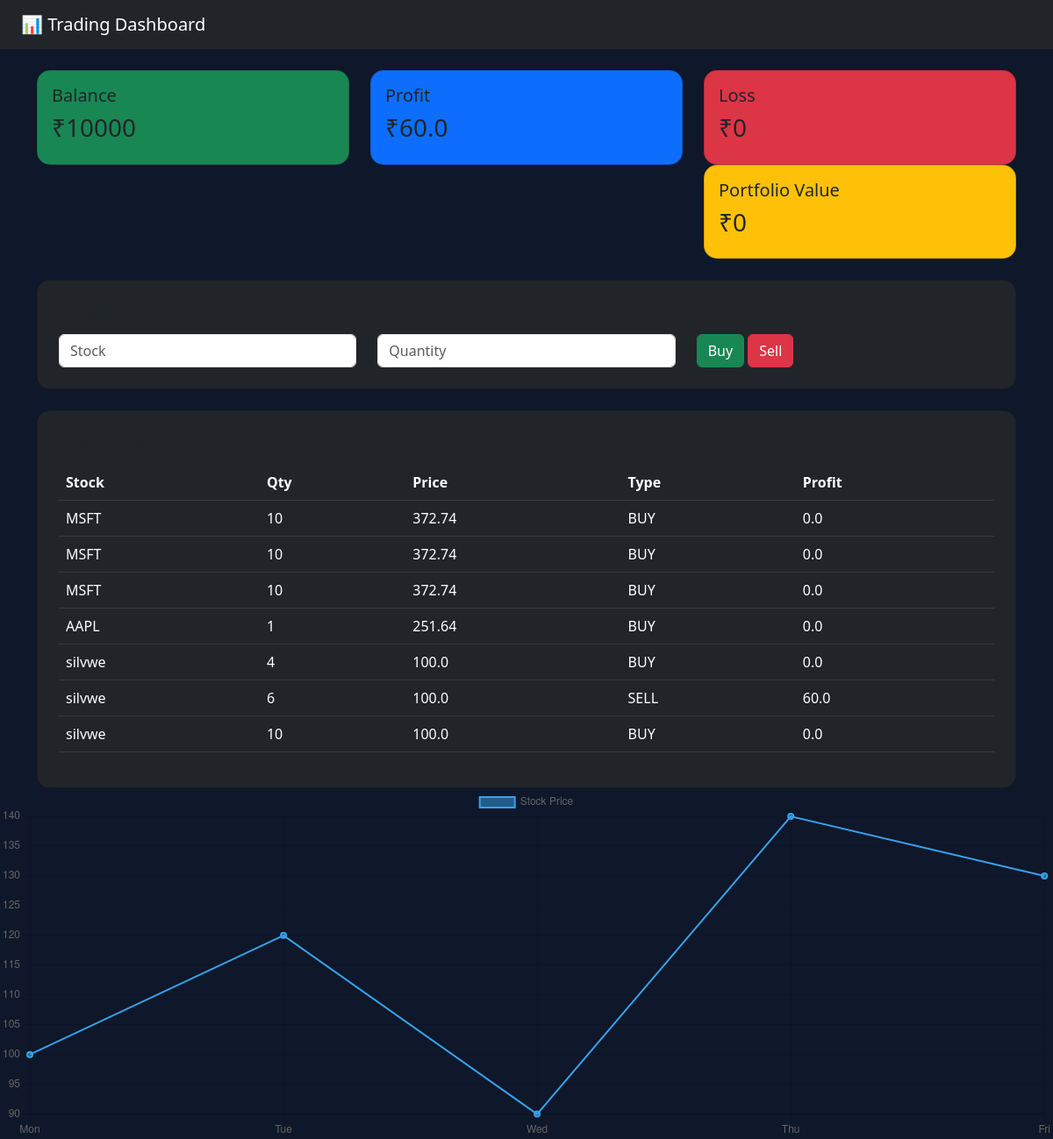
The page / on the database its author committed.
### dashboard/models.py (models this page shows, shortened)
class Trade(models.Model):
    stock = models.CharField(max_length=100)
    quantity = models.IntegerField()
    price = models.FloatField()
    trade_type = models.CharField(max_length=10)  # Buy / Sell
    profit = models.FloatField(default=0)
    date = models.DateTimeField(auto_now_add=True)

### dashboard/views.py (the view, shortened to what this page needs)
# urls.py: 2. Add a URL to urlpatterns:  path('', views.home, name='home')
def home(request):
    global balance, portfolio
    stock_price = None  # पहले define करो
    trades = Trade.objects.all().order_by('-date')
    total_profit = sum(t.profit for t in trades)
    portfolio_value = sum(qty * 100 for qty in portfolio.values())
    return render(request, 'home.html', {
        'balance': balance,
        'trades': trades,
        'profit': total_profit,
        'stock_price': stock_price ,  # ✅ FIX
        'portfolio_value': portfolio_value
    })

### dashboard/templates/home.html (shortened to what this page needs)
<!DOCTYPE html>
<html lang="en">
<head>
    <link href="https://cdn.jsdelivr.net/npm/bootstrap@5.3.0/dist/css/bootstrap.min.css" rel="stylesheet">
</head>
<body>
<nav class="navbar navbar-dark bg-dark px-4">
    <span class="navbar-brand">📊 Trading Dashboard</span>
</nav>
<div class="container mt-4">
    <div class="row">
        <div class="col-md-4">
            <div class="card bg-success p-3">
                <h5>Balance</h5>
                <h3>₹{{ balance }}</h3>
            </div>
        </div>
        <div class="col-md-4">
            <div class="card bg-primary p-3">
                <h5>Profit</h5>
                <h3>₹{{ profit }}</h3>
            </div>
        </div>
        <div class="col-md-4">
            <div class="card bg-danger p-3">
                <h5>Loss</h5>
                <h3>₹0</h3>
            </div>
            <div class="card bg-warning p-3">
    <h5>Portfolio Value</h5>
    <h3>₹{{ portfolio_value }}</h3>
</div>
        </div>
    </div>
    <div class="card mt-4 p-4 bg-dark">
        <h4>Trade</h4>
        <form method="POST">
            <div class="row">
                <div class="col-md-4">
<input type="text" name="stock" class="form-control" placeholder="Stock">
                </div>
                <div class="col-md-4">
<input type="number" name="quantity" class="form-control" placeholder="Quantity">
                </div>
                <div class="col-md-4">
                    <button name="action" value="buy" class="btn btn-success">Buy</button>
                    <button name="action" value="sell" class="btn btn-danger">Sell</button>
                </div>
            </div>
        </form>
    </div>
    <div class="card mt-4 p-4 bg-dark">
    <h4>Trade History</h4>
    <table class="table table-dark">
        <tr>
            <th>Stock</th>
            <th>Qty</th>
            <th>Price</th>
            <th>Type</th>
            <th>Profit</th>
        </tr>
        {% for trade in trades %}
        <tr>
            <td>{{ trade.stock }}</td>
            <td>{{ trade.quantity }}</td>
            <td>{{ trade.price }}</td>
            <td>{{ trade.trade_type }}</td>
            <td>{{ trade.profit }}</td>
        </tr>
        {% endfor %}
    </table>
</div>
</div>
<canvas id="priceChart" height="100"></canvas>
<script>
const ctx = document.getElementById('priceChart');
new Chart(ctx, {
    type: 'line',
    data: {
        labels: ['Mon', 'Tue', 'Wed', 'Thu', 'Fri'],
        datasets: [{
            label: 'Stock Price',
            data: [100, 120, 90, 140, 130],
            borderWidth: 2
        }]
    }
});
</script>
</body>
</html>

### dashboard/templates/home.html (style rules this page uses)
body { background: #0f172a; color: white; }
.card { border-radius: 15px; }

### rows shown on the page
Trade: stock "MSFT", quantity "10", price "372.74", trade_type "BUY", profit "0.0"
Trade: stock "MSFT", quantity "10", price "372.74", trade_type "BUY", profit "0.0"
Trade: stock "MSFT", quantity "10", price "372.74", trade_type "BUY", profit "0.0"
Trade: stock "AAPL", quantity "1", price "251.64", trade_type "BUY", profit "0.0"
Trade: stock "silvwe", quantity "4", price "100.0", trade_type "BUY", profit "0.0"
Trade: stock "silvwe", quantity "6", price "100.0", trade_type "SELL", profit "60.0"
Trade: stock "silvwe", quantity "10", price "100.0", trade_type "BUY", profit "0.0"

### other values the page prints
{{ balance }} "10000"
{{ profit }} "60.0"
{{ portfolio_value }} "0"
